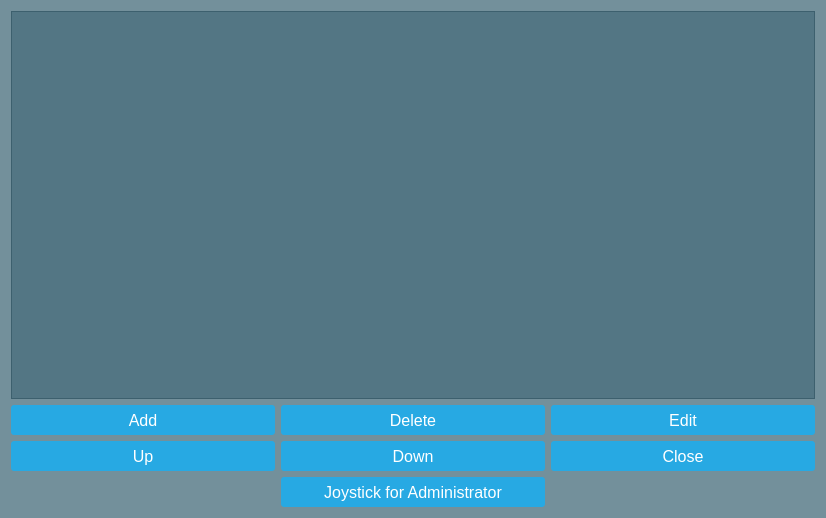
<?xml version="1.0" encoding="UTF-8"?>
<ui version="4.0">
 <class>DbWidgt</class>
 <widget class="QWidget" name="DbWidgt">
  <property name="windowModality">
   <enum>Qt::ApplicationModal</enum>
  </property>
  <property name="geometry">
   <rect>
    <x>0</x>
    <y>0</y>
    <width>826</width>
    <height>518</height>
   </rect>
  </property>
  <property name="windowTitle">
   <string>Form</string>
  </property>
  <property name="styleSheet">
   <string notr="true">QWidget
{
	background:  rgba(32, 80, 96, 100);
	color: white;
}

QLabel, QCheckBox
{ 
	color: white; 
	border-radius: 3px;
}


QPushButton, QComboBox
{
	color: white;
	background-color: #27a9e3;
	border-width: 0px;
	border-radius: 3px;
}

QPushButton:hover, QComboBox:hover, QPushButton:checked{ background-color: #66c011; }

QTableView
{
	background:  rgba(32, 80, 96, 100);
	color: white;
}

QHeaderView::section { color:black }</string>
  </property>
  <layout class="QVBoxLayout" name="verticalLayout">
   <item>
    <widget class="QTableView" name="acTableView">
     <property name="font">
      <font>
       <pointsize>12</pointsize>
      </font>
     </property>
     <property name="selectionMode">
      <enum>QAbstractItemView::SingleSelection</enum>
     </property>
     <property name="selectionBehavior">
      <enum>QAbstractItemView::SelectItems</enum>
     </property>
     <attribute name="verticalHeaderVisible">
      <bool>false</bool>
     </attribute>
    </widget>
   </item>
   <item>
    <layout class="QGridLayout" name="gridLayout">
     <item row="1" column="0">
      <widget class="QPushButton" name="upBtn">
       <property name="minimumSize">
        <size>
         <width>0</width>
         <height>30</height>
        </size>
       </property>
       <property name="font">
        <font>
         <pointsize>12</pointsize>
        </font>
       </property>
       <property name="text">
        <string>Up</string>
       </property>
      </widget>
     </item>
     <item row="1" column="2">
      <widget class="QPushButton" name="logoutButton">
       <property name="minimumSize">
        <size>
         <width>0</width>
         <height>30</height>
        </size>
       </property>
       <property name="font">
        <font>
         <pointsize>12</pointsize>
        </font>
       </property>
       <property name="text">
        <string>Close</string>
       </property>
      </widget>
     </item>
     <item row="0" column="1">
      <widget class="QPushButton" name="deletehButton">
       <property name="minimumSize">
        <size>
         <width>0</width>
         <height>30</height>
        </size>
       </property>
       <property name="font">
        <font>
         <pointsize>12</pointsize>
        </font>
       </property>
       <property name="text">
        <string>Delete</string>
       </property>
      </widget>
     </item>
     <item row="0" column="0">
      <widget class="QPushButton" name="addButton">
       <property name="minimumSize">
        <size>
         <width>0</width>
         <height>30</height>
        </size>
       </property>
       <property name="font">
        <font>
         <pointsize>12</pointsize>
        </font>
       </property>
       <property name="text">
        <string>Add</string>
       </property>
      </widget>
     </item>
     <item row="1" column="1">
      <widget class="QPushButton" name="downBtn">
       <property name="minimumSize">
        <size>
         <width>0</width>
         <height>30</height>
        </size>
       </property>
       <property name="font">
        <font>
         <pointsize>12</pointsize>
        </font>
       </property>
       <property name="text">
        <string>Down</string>
       </property>
      </widget>
     </item>
     <item row="0" column="2">
      <widget class="QPushButton" name="editBtn">
       <property name="minimumSize">
        <size>
         <width>0</width>
         <height>30</height>
        </size>
       </property>
       <property name="font">
        <font>
         <pointsize>12</pointsize>
        </font>
       </property>
       <property name="text">
        <string>Edit</string>
       </property>
      </widget>
     </item>
     <item row="2" column="1">
      <widget class="QPushButton" name="joystickAdminBtn">
       <property name="minimumSize">
        <size>
         <width>0</width>
         <height>30</height>
        </size>
       </property>
       <property name="font">
        <font>
         <pointsize>12</pointsize>
        </font>
       </property>
       <property name="text">
        <string>Joystick for Administrator</string>
       </property>
      </widget>
     </item>
    </layout>
   </item>
  </layout>
 </widget>
 <resources/>
 <connections/>
</ui>
